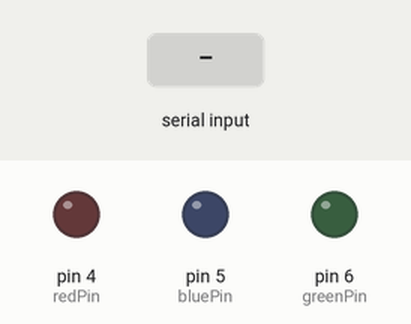
Bench run of a sketch on a simulated Arduino Uno, built with avr-gcc and run on an emulated ATmega328P. Shown: output pins drawn as LEDs (lit = HIGH). The test bench sets the inputs (shaded band).

Above: at 1.2 s.
1.3 s: "R" received over Serial
At 1.7 s:
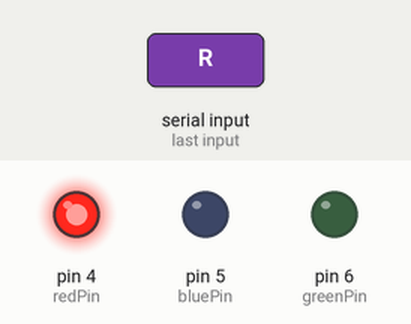
2.8 s: "G" received over Serial
At 4.0 s:
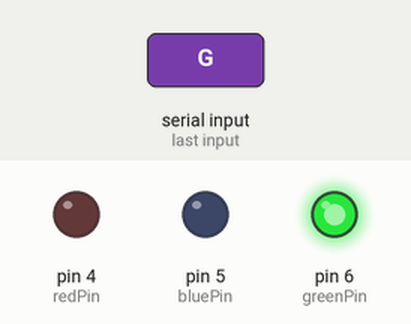
4.3 s: "B" received over Serial
At 5.1 s:
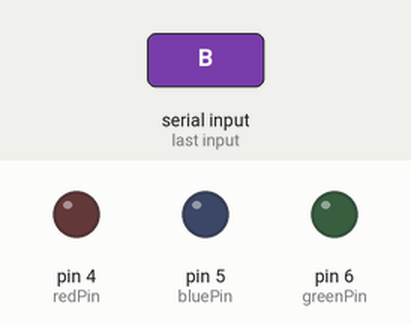
Timing chart, 0 to 7.3 s (numbered marks = the images above; inputs shaded):
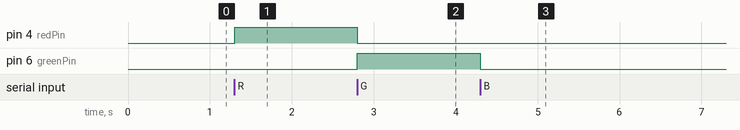

Measured:
- after the input at 1.3 s, pin 4 (redPin): LOW → HIGH at once
- after the input at 2.8 s, pin 4 (redPin): HIGH → LOW at once; pin 6 (greenPin): LOW → HIGH at once
- after the input at 4.3 s, pin 6 (greenPin): HIGH → LOW at once

The sketch:

Serial_Test.ino
```cpp
int redPin = 4;
int greenPin = 6;
int bluePin = 5;

void setup() {
  Serial.begin(115200);
  while (!Serial) {
    ; // wait for serial port to connect. Needed for native USB
  }
  pinMode(redPin, OUTPUT);
  pinMode(greenPin, OUTPUT);
  pinMode(bluePin, OUTPUT);
}

void loop() {
  char comm;

  if (Serial.available() > 0) {
    comm = Serial.read();

    switch (comm) {
    case 'R':
      digitalWrite(redPin, HIGH);
      digitalWrite(greenPin, LOW);
      digitalWrite(bluePin, LOW);
      break;

    case 'G':
      digitalWrite(redPin, LOW);
      digitalWrite(greenPin, HIGH);
      digitalWrite(bluePin, LOW);
      break;

    case 'B':
      digitalWrite(redPin, LOW);
      digitalWrite(greenPin, LOW);
      digitalWrite(bluePin, HIGH);

    default:
      digitalWrite(redPin, LOW);
      digitalWrite(greenPin, LOW);
      digitalWrite(bluePin, LOW);
    }
  }

}
```
